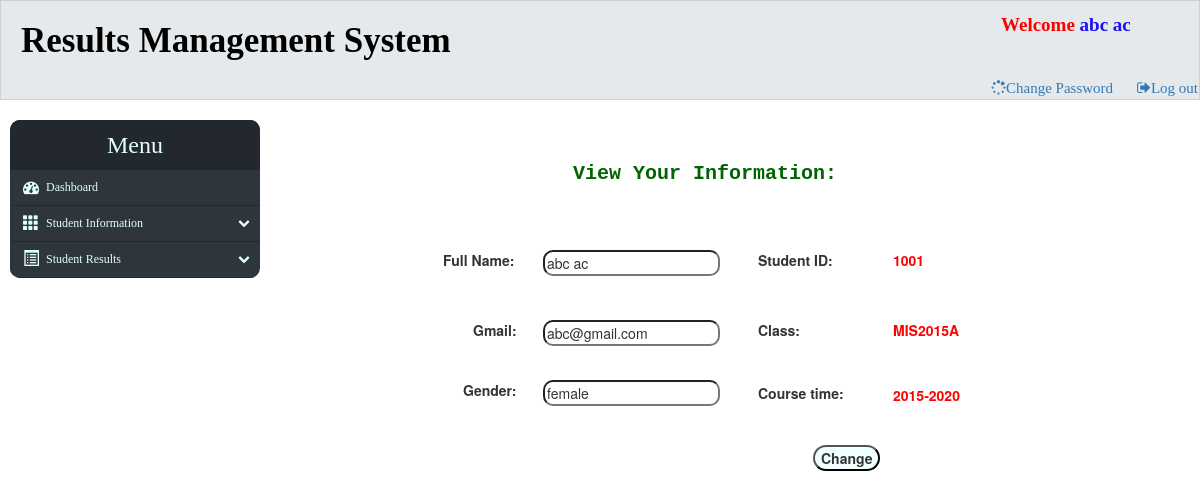
/info.php (signed in), run on the app's committed database.
### tables this page shows
CREATE TABLE `hsinh` (
  `id` int(100) NOT NULL,
  `stid` int(100) NOT NULL,
  `stname` varchar(50) NOT NULL,
  `email` varchar(50) NOT NULL,
  `gender` varchar(50) NOT NULL,
  `classid` int(100) NOT NULL,
  `khoahoc` varchar(50) NOT NULL,
  `password` varchar(50) NOT NULL,
  `tinhtrang` int(100) NOT NULL,
  `birthday` date NOT NULL
);

CREATE TABLE `lop` (
  `id` int(100) NOT NULL,
  `tenlop` varchar(50) NOT NULL,
  `malop` int(100) NOT NULL
);

### info.php (the view, shortened to what this page needs)
<?php
include('includes/config.php');
if(strlen($_SESSION['alogin'])=="")
    {
    header("Location: index.php");
    }
    else{
?>
<!DOCTYPE html>
<html lang="en">
<head>
<link rel="stylesheet" href="admin-panel/css/header.css" media="screen" >
<link rel="stylesheet" href="admin-panel/a.css" media="screen" >
<link rel="stylesheet" href="admin-panel/css/component.css" media="screen" >
<link rel="stylesheet" href="https://maxcdn.bootstrapcdn.com/bootstrap/3.3.7/css/bootstrap.min.css">
<link rel="stylesheet" href="https://maxcdn.bootstrapcdn.com/font-awesome/4.7.0/css/font-awesome.min.css">
</head>
<body class="body">
    <div>
        <? include('./header.php'); ?>
    </div>
    <div class="main">
        <div>
        <label id="label" style="position: absolute;left: 300px;top: 40px;font-size: 20px;">View Your Information:</label>
          <form  class="chng" method="post"  onSubmit="return valid();">
<?php
$rollid=$_SESSION['alogin'];
$qery = "SELECT   hsinh.stid,hsinh.stname, hsinh.email,hsinh.gender,lop.tenlop,hsinh.khoahoc from hsinh join lop on hsinh.classid=lop.malop where hsinh.stid=:rollid";
$stmt = $dbh->prepare($qery);
$stmt->bindParam(':rollid',$rollid,PDO::PARAM_STR);
$stmt->execute();
$resultss=$stmt->fetchAll(PDO::FETCH_OBJ);
if($stmt->rowCount() > 0)
{
foreach($resultss as $row)
{
}
}
    ?>
    <div class="col-md-3" style="width:450px;height: 400px; position: absolute; top: -70px;left: -210px;">
        <tr>
            <td>
                <label style="float:left;position: absolute;left: 150px;top: 100px;">Full Name:</label>
            </td>
            <td>
                <input type="text" value="<?echo htmlentities($row->stname);?>" name="name" style="-moz-border-radius: 10px;
-webkit-border-radius: 10px; position: absolute;left: 250px;top: 100px;"></input>
            </td>
            <td>
                <label style="position: absolute;left: 180px;top: 170px;">Gmail:</label>
            </td>
            <td>
                <input type="text" value="<?echo htmlentities($row->email);?>" name="mail" style="-moz-border-radius: 10px;
-webkit-border-radius: 10px; position: absolute;left: 250px;top: 170px;"></input>
            </td>
            <td>
                <label style="position: absolute;left: 170px;top: 230px;">Gender:</label>
            </td>
            <td>
                <input type="text" value="<?echo htmlentities($row->gender);?>" name="gender" style="-moz-border-radius: 10px;
-webkit-border-radius: 10px; position: absolute;left: 250px;top: 230px;"></input>
            </td>
        </tr>
    </div>
    <div class="col-md-3"></div>
    <div class="col-md-6" style=" position: absolute;top: -75px; ;left: 240px;height: 400px;width:450px;">
        <tr>
            <td>
                <label style="position: absolute;top: 105px;">Student ID:</label>
            </td>
            <td>
                <label style="color: red;position: absolute;top: 105px;left: 150px;"><?echo htmlentities($row->stid);?></label>
            </td>
            <td>
                <label style="position: absolute;top: 175px;">Class:</label>
            </td>
            <td>
                <label style="color: red;position: absolute;top: 175px;left: 150px;"><?echo htmlentities($row->tenlop);?></label>
                </td>
                <td>
                <label style="position: absolute;top: 238px;">Course time:</label>
            </td>
            <td>
                <label style="color: red;position: absolute;top: 240px;left: 150px;"><?echo htmlentities($row->khoahoc);?></label>
                </td>
        </tr>
        <input type="submit" name="ok" value="Change" style="-moz-border-radius: 10px;
-webkit-border-radius: 15px;background-color: #F0FFFF;position: absolute;top: 300px;left:70px;font-weight:bold">
    </div>
</form>
                                        </div>
                                    </div>
    </body>
</html>
<?php } ?>

### header.php (shortened to what this page needs)
<div style="position: relative;background-color: #E6E9EB;color: black;font-family: sans-serif;border: 1px solid #CDD0D3;height: 100px;">
		<label style="position: absolute;top: 15px;left: 20px; ;font-weight: bold;font-family: Florence, cursive; font-size: 35px;">Results Management System</label>
        <label style="position: absolute;top: 10px;font-family: serif;font-size: 19px;left: 1000px;color: #201D90;">
          <?php
                                    $stid=$_SESSION['alogin'];
                                    $qery = "SELECT stname from hsinh where stid=:id  ";
                                    $stmt = $dbh->prepare($qery);
                                    $stmt->bindParam(':id',$stid,PDO::PARAM_STR);
                                    $stmt->execute();
                                    $resultss=$stmt->fetchAll(PDO::FETCH_OBJ);
                                    if($stmt->rowCount() > 0)
                                    {
                                    foreach($resultss as $row)
                                    {
                                        }
                                        }?>
                                    <p style="color:#1B11F2"><b style="color: red">Welcome</b> <?php echo htmlentities($row->stname);?></p>
         </label>
        <a href="userchange-password.php" style="position: relative;left: 990px;top: 77px; font-size: 15px;" class="fa fa-spinner">Change Password</a>
        <a href="logout.php" style="position: relative;left: 1010px;top: 77px; font-size: 15px;" class="fa fa-sign-out">Log out</a>
	</div>
	<div style="background-color: #D3D7DA;width:20%;height: auto;position: relative;top: 20px;left: 10px;-moz-border-radius: 10px;-webkit-border-radius: 10px;">
		<div>
			<link href="//netdna.bootstrapcdn.com/bootstrap/3.2.0/css/bootstrap.min.css" rel="stylesheet" id="bootstrap-css">
<link href="//maxcdn.bootstrapcdn.com/font-awesome/4.2.0/css/font-awesome.min.css" rel="stylesheet">
<div class="nav-side-menu">
    <div class="brand">Menu</div>
        <div class="menu-list">
            <ul id="menu-content" class="menu-content collapse out">
                <li>
                  <a href="usersdashboard.php">
                  <i class="fa fa-dashboard fa-lg"></i> Dashboard
                  </a>
                </li>
                <li  data-toggle="collapse" data-target="#products" class="collapsed">
                  <a><i class="glyphicon glyphicon-th fa-lg"></i> Student Information <span class="arrow"></span></a>
                </li>
                <li data-toggle="collapse" data-target="#service" class="collapsed">
                  <a><i class="glyphicon glyphicon-list-alt fa-lg"></i> Student Results <span class="arrow"></span></a>
                </li>
     </div>
</div>
		</div>
	</div>

### admin-panel/css/header.css (style rules this page uses)
body { font-family: sans-serif; font-size: 15px; }
.nav-side-menu { overflow: auto; font-family: verdana; font-size: 12px; font-weight: 200; background-color: #2e353d; position:relative; -moz-border-radius: 10px;-webkit-border-radius: 10px; top: 0px; width: 250px; height: auto; color: #e1ffff; }
.nav-side-menu .brand { background-color: #23282e; line-height: 50px; display: block; text-align: center; font-size: 24px; }
.nav-side-menu ul, .nav-side-menu li { list-style: none; padding: 0px; margin: 0px; line-height: 35px; cursor: pointer; }
.nav-side-menu li { padding-left: 0px; border-left: 3px solid #2e353d; border-bottom: 1px solid #23282e; }
.nav-side-menu li a { text-decoration: none; color: #e1ffff; }
.nav-side-menu li a i { padding-left: 10px; width: 20px; padding-right: 20px; }
@media (min-width: 767px) { .nav-side-menu .menu-list .menu-content { display: block; } }

### admin-panel/a.css (style rules this page uses)
.body { background-color: white; max-width: auto; }
.main { width: 950px; height: auto; position: absolute; left: 270px; top: 117px; border-radius: 3px; border: 3px solid white; }

### admin-panel/css/component.css (style rules this page uses)
.chng { position: absolute; top: 100px; width: 500px; left: 230px; }
#label { color: #006400; font-weight: solid; font-family:"Courier New", Courier, monospace; font-size: 20px; position: absolute; top: 40px; left: 270px; }

### info.php (style rules this page uses)
body { color: #fff; background: white; }

### data on the page
hsinh: stname "abc ac", name "abc ac", mail "abc@gmail.com", gender "female", stid "1001", lop.tenlop "MIS2015A", khoahoc "2015-2020"
